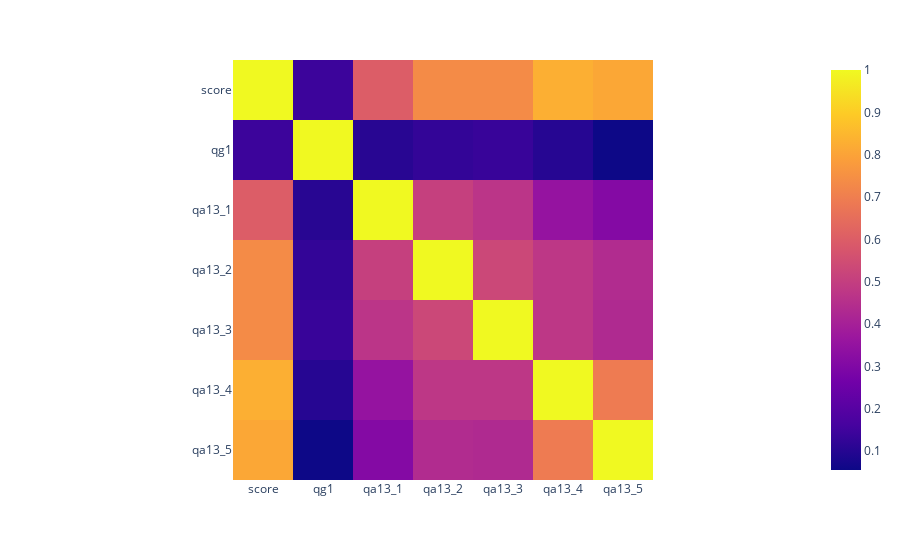

The notebook cell this image was saved under:
### Code cell
px.imshow(data_experiment[['score', 'qg1','qa13_1','qa13_2','qa13_3','qa13_4','qa13_5']].corr())

### Figure 1 — Plotly figure (JSON) as saved in the notebook; plotly's stock layout.template omitted (floating-point values rounded to 4 significant figures)
{"data": [{"coloraxis": "coloraxis", "hovertemplate": "x: %{x}<br>y: %{y}<br>color: %{z}<extra></extra>", "name": "0", "type": "heatmap", "x": ["score", "qg1", "qa13_1", "qa13_2", "qa13_3", "qa13_4", "qa13_5"], "xaxis": "x", "y": ["score", "qg1", "qa13_1", "qa13_2", "qa13_3", "qa13_4", "qa13_5"], "yaxis": "y", "z": [[1, 0.1425, 0.5985, 0.736, 0.7348, 0.8293, 0.8104], [0.1425, 1, 0.1045, 0.1256, 0.1337, 0.101, 0.05502], [0.5985, 0.1045, 1, 0.505, 0.4671, 0.3527, 0.3097], [0.736, 0.1256, 0.505, 1, 0.5301, 0.4756, 0.4376], [0.7348, 0.1337, 0.4671, 0.5301, 1, 0.4761, 0.4313], [0.8293, 0.101, 0.3527, 0.4756, 0.4761, 1, 0.6895], [0.8104, 0.05502, 0.3097, 0.4376, 0.4313, 0.6895, 1]]}], "layout": {"coloraxis": {"colorscale": [[0, "#0d0887"], [0.1111, "#46039f"], [0.2222, "#7201a8"], [0.3333, "#9c179e"], [0.4444, "#bd3786"], [0.5556, "#d8576b"], [0.6667, "#ed7953"], [0.7778, "#fb9f3a"], [0.8889, "#fdca26"], [1, "#f0f921"]]}, "margin": {"t": 60}, "xaxis": {"anchor": "y", "constrain": "domain", "domain": [0, 1], "scaleanchor": "y"}, "yaxis": {"anchor": "x", "autorange": "reversed", "constrain": "domain", "domain": [0, 1]}}}
